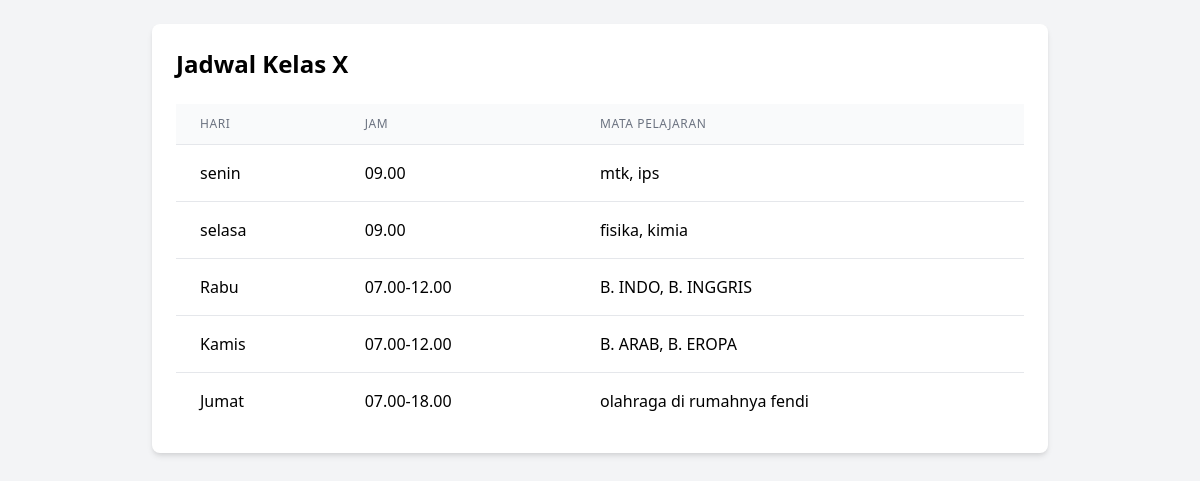
The page /jadwal/schedules.php (signed in) on the database its author committed.
### tables this page shows
CREATE TABLE `schedules` (
  `id` int(11) NOT NULL,
  `kelas` varchar(10) NOT NULL,
  `hari` varchar(10) NOT NULL,
  `mata_pelajaran` varchar(50) NOT NULL,
  `jam` varchar(20) NOT NULL
);

### public/jadwal/schedules.php (the view, shortened to what this page needs)
<?php
include '../db.php';
$kelas = $_SESSION['kelas'];
$sql = "SELECT * FROM schedules WHERE kelas='$kelas' ORDER BY FIELD(hari, 'Senin', 'Selasa', 'Rabu', 'Kamis', 'Jumat'), jam";
$result = $conn->query($sql);
?>
<!DOCTYPE html>
<html>
<head>
    <link href="https://cdn.jsdelivr.net/npm/tailwindcss@2.2.19/dist/tailwind.min.css" rel="stylesheet">
</head>
<body class="bg-gray-100 p-6">
    <div class="max-w-4xl mx-auto bg-white p-6 rounded-lg shadow-md">
        <h2 class="text-2xl font-bold mb-6">Jadwal Kelas <?php echo $kelas; ?></h2>
        <table class="min-w-full divide-y divide-gray-200">
            <thead class="bg-gray-50">
                <tr>
                    <th class="px-6 py-3 text-left text-xs font-medium text-gray-500 uppercase tracking-wider">Hari</th>
                    <th class="px-6 py-3 text-left text-xs font-medium text-gray-500 uppercase tracking-wider">Jam</th>
                    <th class="px-6 py-3 text-left text-xs font-medium text-gray-500 uppercase tracking-wider">Mata Pelajaran</th>
                </tr>
            </thead>
            <tbody class="bg-white divide-y divide-gray-200">
                <?php while ($row = $result->fetch_assoc()): ?>
                    <tr>
                        <td class="px-6 py-4 whitespace-nowrap"><?php echo $row['hari']; ?></td>
                        <td class="px-6 py-4 whitespace-nowrap"><?php echo $row['jam']; ?></td>
                        <td class="px-6 py-4 whitespace-nowrap"><?php echo $row['mata_pelajaran']; ?></td>
                    </tr>
                <?php endwhile; ?>
            </tbody>
        </table>
    </div>
</body>
</html>

### rows shown on the page
schedules: hari "senin", jam "09.00", mata_pelajaran "mtk, ips"
schedules: hari "selasa", jam "09.00", mata_pelajaran "fisika, kimia"
schedules: hari "Rabu", jam "07.00-12.00", mata_pelajaran "B. INDO, B. INGGRIS"
schedules: hari "Kamis", jam "07.00-12.00", mata_pelajaran "B. ARAB, B. EROPA"
schedules: hari "Jumat", jam "07.00-18.00", mata_pelajaran "olahraga di rumahnya fendi"

### other values the page prints
$kelas "X"
